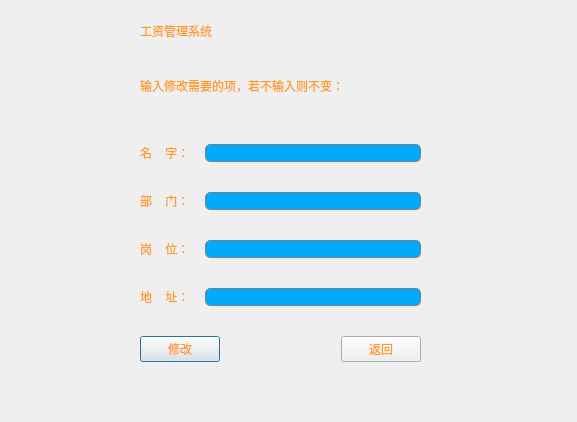
<?xml version="1.0" encoding="UTF-8"?>
<ui version="4.0">
 <class>WorkerModifyDialog</class>
 <widget class="QDialog" name="WorkerModifyDialog">
  <property name="geometry">
   <rect>
    <x>0</x>
    <y>0</y>
    <width>577</width>
    <height>422</height>
   </rect>
  </property>
  <property name="minimumSize">
   <size>
    <width>577</width>
    <height>422</height>
   </size>
  </property>
  <property name="maximumSize">
   <size>
    <width>577</width>
    <height>422</height>
   </size>
  </property>
  <property name="windowTitle">
   <string>Dialog</string>
  </property>
  <property name="styleSheet">
   <string notr="true">color: rgb(255, 154, 38);
background-image: url(:/resource/photo/Resource/2.jpg);</string>
  </property>
  <widget class="QLabel" name="label_2">
   <property name="geometry">
    <rect>
     <x>140</x>
     <y>70</y>
     <width>341</width>
     <height>31</height>
    </rect>
   </property>
   <property name="styleSheet">
    <string notr="true">font: 15pt &quot;仿体&quot;;</string>
   </property>
   <property name="text">
    <string>输入修改需要的项，若不输入则不变：</string>
   </property>
  </widget>
  <widget class="QWidget" name="layoutWidget">
   <property name="geometry">
    <rect>
     <x>140</x>
     <y>120</y>
     <width>281</width>
     <height>271</height>
    </rect>
   </property>
   <layout class="QVBoxLayout" name="verticalLayout">
    <item>
     <layout class="QHBoxLayout" name="horizontalLayout_4">
      <property name="spacing">
       <number>15</number>
      </property>
      <item>
       <widget class="QLabel" name="label_8">
        <property name="styleSheet">
         <string notr="true">font: 15pt &quot;仿体&quot;;</string>
        </property>
        <property name="text">
         <string>名    字：</string>
        </property>
       </widget>
      </item>
      <item>
       <widget class="QLineEdit" name="lineEdit_name">
        <property name="styleSheet">
         <string notr="true">border: 1px solid gray;border-radius:5px; 
padding: 0px 10px 0px 10px;
font: 12pt &quot;仿宋&quot;;
background:rgb(0, 170, 255);
selection-background-color: darkgray;
</string>
        </property>
       </widget>
      </item>
     </layout>
    </item>
    <item>
     <layout class="QHBoxLayout" name="horizontalLayout_5">
      <property name="spacing">
       <number>15</number>
      </property>
      <item>
       <widget class="QLabel" name="label_5">
        <property name="styleSheet">
         <string notr="true">font: 15pt &quot;仿体&quot;;</string>
        </property>
        <property name="text">
         <string>部    门：</string>
        </property>
       </widget>
      </item>
      <item>
       <widget class="QLineEdit" name="lineEdit_departmen">
        <property name="styleSheet">
         <string notr="true">border: 1px solid gray;border-radius:5px; 
padding: 0px 10px 0px 10px;
font: 12pt &quot;仿宋&quot;;
background:rgb(0, 170, 255);
selection-background-color: darkgray;
</string>
        </property>
       </widget>
      </item>
     </layout>
    </item>
    <item>
     <layout class="QHBoxLayout" name="horizontalLayout_7">
      <property name="spacing">
       <number>15</number>
      </property>
      <item>
       <widget class="QLabel" name="label_6">
        <property name="styleSheet">
         <string notr="true">font: 15pt &quot;仿体&quot;;</string>
        </property>
        <property name="text">
         <string>岗    位：</string>
        </property>
       </widget>
      </item>
      <item>
       <widget class="QLineEdit" name="lineEdit_position">
        <property name="styleSheet">
         <string notr="true">border: 1px solid gray;border-radius:5px; 
padding: 0px 10px 0px 10px;
font: 12pt &quot;仿宋&quot;;
background:rgb(0, 170, 255);
selection-background-color: darkgray;
</string>
        </property>
       </widget>
      </item>
     </layout>
    </item>
    <item>
     <layout class="QHBoxLayout" name="horizontalLayout_6">
      <property name="spacing">
       <number>15</number>
      </property>
      <item>
       <widget class="QLabel" name="label_7">
        <property name="styleSheet">
         <string notr="true">font: 15pt &quot;仿体&quot;;</string>
        </property>
        <property name="text">
         <string>地    址：</string>
        </property>
       </widget>
      </item>
      <item>
       <widget class="QLineEdit" name="lineEdit_address">
        <property name="styleSheet">
         <string notr="true">border: 1px solid gray;border-radius:5px; 
padding: 0px 10px 0px 10px;
font: 12pt &quot;仿宋&quot;;
background:rgb(0, 170, 255);
selection-background-color: darkgray;
</string>
        </property>
       </widget>
      </item>
     </layout>
    </item>
    <item>
     <layout class="QHBoxLayout" name="horizontalLayout">
      <item>
       <widget class="QPushButton" name="pushButton_Modify">
        <property name="styleSheet">
         <string notr="true">font: 15pt &quot;仿体&quot;;</string>
        </property>
        <property name="text">
         <string>修改</string>
        </property>
       </widget>
      </item>
      <item>
       <spacer name="horizontalSpacer">
        <property name="orientation">
         <enum>Qt::Horizontal</enum>
        </property>
        <property name="sizeHint" stdset="0">
         <size>
          <width>40</width>
          <height>20</height>
         </size>
        </property>
       </spacer>
      </item>
      <item>
       <widget class="QPushButton" name="pushButton_back">
        <property name="styleSheet">
         <string notr="true">font: 15pt &quot;仿体&quot;;</string>
        </property>
        <property name="text">
         <string>返回</string>
        </property>
       </widget>
      </item>
     </layout>
    </item>
   </layout>
  </widget>
  <widget class="QLabel" name="label">
   <property name="geometry">
    <rect>
     <x>140</x>
     <y>10</y>
     <width>311</width>
     <height>41</height>
    </rect>
   </property>
   <property name="styleSheet">
    <string notr="true">font: 35pt &quot;新宋体&quot;;
</string>
   </property>
   <property name="text">
    <string>工资管理系统</string>
   </property>
  </widget>
 </widget>
 <resources/>
 <connections>
  <connection>
   <sender>pushButton_back</sender>
   <signal>clicked()</signal>
   <receiver>lineEdit_address</receiver>
   <slot>clear()</slot>
   <hints>
    <hint type="sourcelabel">
     <x>258</x>
     <y>340</y>
    </hint>
    <hint type="destinationlabel">
     <x>258</x>
     <y>278</y>
    </hint>
   </hints>
  </connection>
  <connection>
   <sender>pushButton_back</sender>
   <signal>clicked()</signal>
   <receiver>lineEdit_position</receiver>
   <slot>clear()</slot>
   <hints>
    <hint type="sourcelabel">
     <x>282</x>
     <y>334</y>
    </hint>
    <hint type="destinationlabel">
     <x>275</x>
     <y>224</y>
    </hint>
   </hints>
  </connection>
  <connection>
   <sender>pushButton_back</sender>
   <signal>clicked()</signal>
   <receiver>lineEdit_departmen</receiver>
   <slot>clear()</slot>
   <hints>
    <hint type="sourcelabel">
     <x>290</x>
     <y>332</y>
    </hint>
    <hint type="destinationlabel">
     <x>262</x>
     <y>167</y>
    </hint>
   </hints>
  </connection>
  <connection>
   <sender>pushButton_back</sender>
   <signal>clicked()</signal>
   <receiver>lineEdit_name</receiver>
   <slot>clear()</slot>
   <hints>
    <hint type="sourcelabel">
     <x>286</x>
     <y>338</y>
    </hint>
    <hint type="destinationlabel">
     <x>276</x>
     <y>109</y>
    </hint>
   </hints>
  </connection>
 </connections>
</ui>
